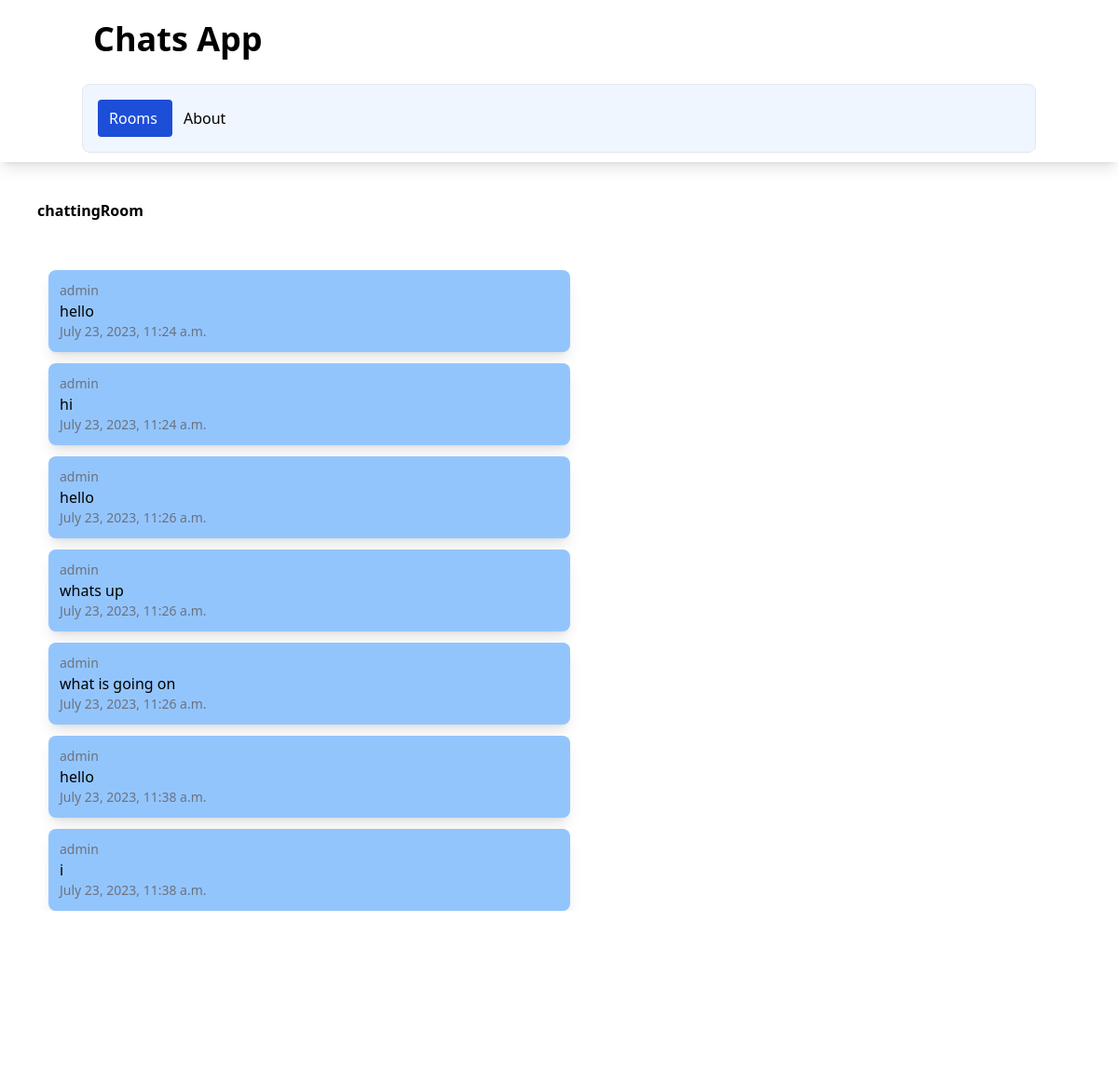
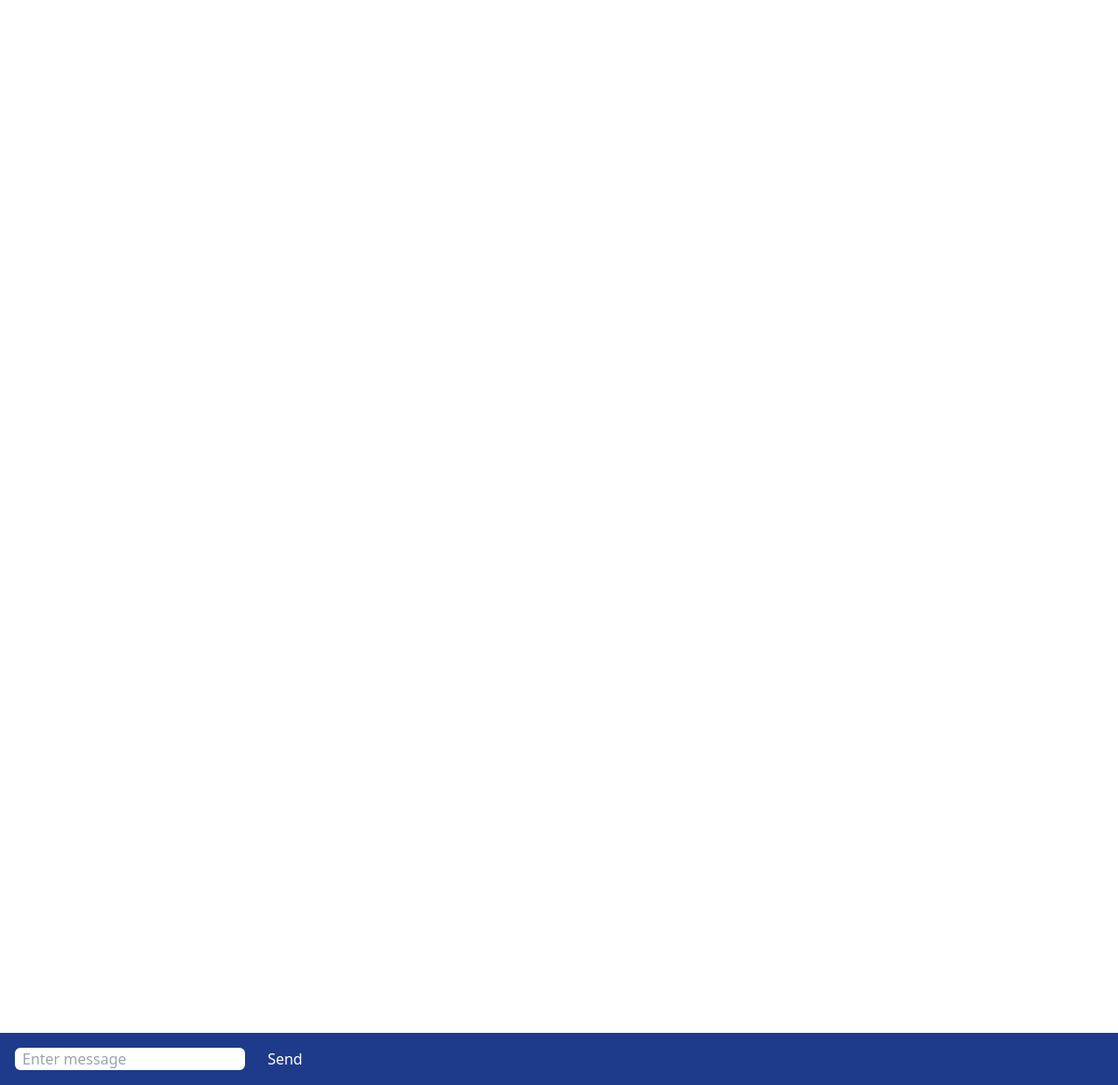
Screenshot of /rooms/chatting-Room with the database file from the repository (2 pictures, top to bottom).
### chatapp/models.py (models this page shows)
class ChatRoom(models.Model):
    name = models.CharField(max_length=100)
    slug = models.SlugField(unique=True)

class ChatMessage(models.Model):
    user = models.ForeignKey(User, on_delete=models.CASCADE)
    room = models.ForeignKey(ChatRoom, on_delete=models.CASCADE)
    message_content = models.TextField()
    date = models.DateTimeField(auto_now=True)
    class Meta:
        ordering = ('date',)

### chatapp/views.py (the view)
# urls.py: path('<slug:slug>', views.chatroom, name='chatroom'),
def chatroom(request, slug):
    chatroom = ChatRoom.objects.get(slug=slug)
    messages = ChatMessage.objects.filter(room=chatroom)[0:30]
    return render(request, 'chatapp/room.html', {'chatroom':chatroom, 'messages': messages})

### chatapp/templates/chatapp/room.html (shortened to what this page needs)
{% extends 'chatapp/base.html' %}
{% block body %}
<div class="m-10 font-bold">
{{ chatroom.name }}
</div>
<div class="message-container m-10 overflow-auto h-[700px]" id="message-container">
<div id="chat-messages">
    {% for message in messages %}
    <div class="message shadow-lg p-3 m-3 rounded-lg w-1/2 bg-blue-300">
        <div class="text-sm text-gray-500">
            {{ message.user.username }}
        </div>
            {{ message.message_content }}
        <div class="text-sm text-gray-500">
            {{ message.date}}
        </div>
    </div>
    {% endfor %}
</div>
</div>
<div class="form-container fixed inset-x-0 bottom-0 bg-blue-900 p-4">
<form method="post">
    <input class="rounded-md px-2" id="message-input" type="text" name="message" placeholder="Enter message">
    <button class="text-white ml-5" id="send-button" type="submit">Send</button>
</form>
</div>
{% endblock %}

### chatapp/templates/chatapp/base.html (shortened to what this page needs)
<!DOCTYPE html>
<html lang="en">
<head>
    <script src="https://cdn.tailwindcss.com"></script>
</head>
<body>
    <nav class="shadow-lg px-3 py-2.5">
        <div class="container flex flex-wrap justify-between mx-auto">
            <a class="flex items-center" href="">
                <span class="self-center text-4xl font-semibold">Chats App</span>
            </a>
            <div class="w-full block w-auto">
                <ul class="flex flex-row p-4 mt-4 border rounded-lg border-grau-100 bg-blue-50">
                    <li>
                        <a class="block py-2 pl-3 pr-4 rounded bg-blue-700 text-white" href="">Rooms</a>
                    </li>
                    <li>
                        <a class="block py-2 pl-3 pr-4 rounded " href="">About</a>
                    </li>
                </ul>
            </div>
        </div>
    </nav>
    {% block body %}
    {% endblock %}
</body>
</html>

### rows the page displays
ChatRoom: name "chattingRoom"
ChatMessage: user.username "admin", message_content "hello", date "July 23, 2023, 11:24 a.m."
ChatMessage: user.username "admin", message_content "hi", date "July 23, 2023, 11:24 a.m."
ChatMessage: user.username "admin", message_content "hello", date "July 23, 2023, 11:26 a.m."
ChatMessage: user.username "admin", message_content "whats up", date "July 23, 2023, 11:26 a.m."
ChatMessage: user.username "admin", message_content "what is going on", date "July 23, 2023, 11:26 a.m."
ChatMessage: user.username "admin", message_content "hello", date "July 23, 2023, 11:38 a.m."
ChatMessage: user.username "admin", message_content "i", date "July 23, 2023, 11:38 a.m."
